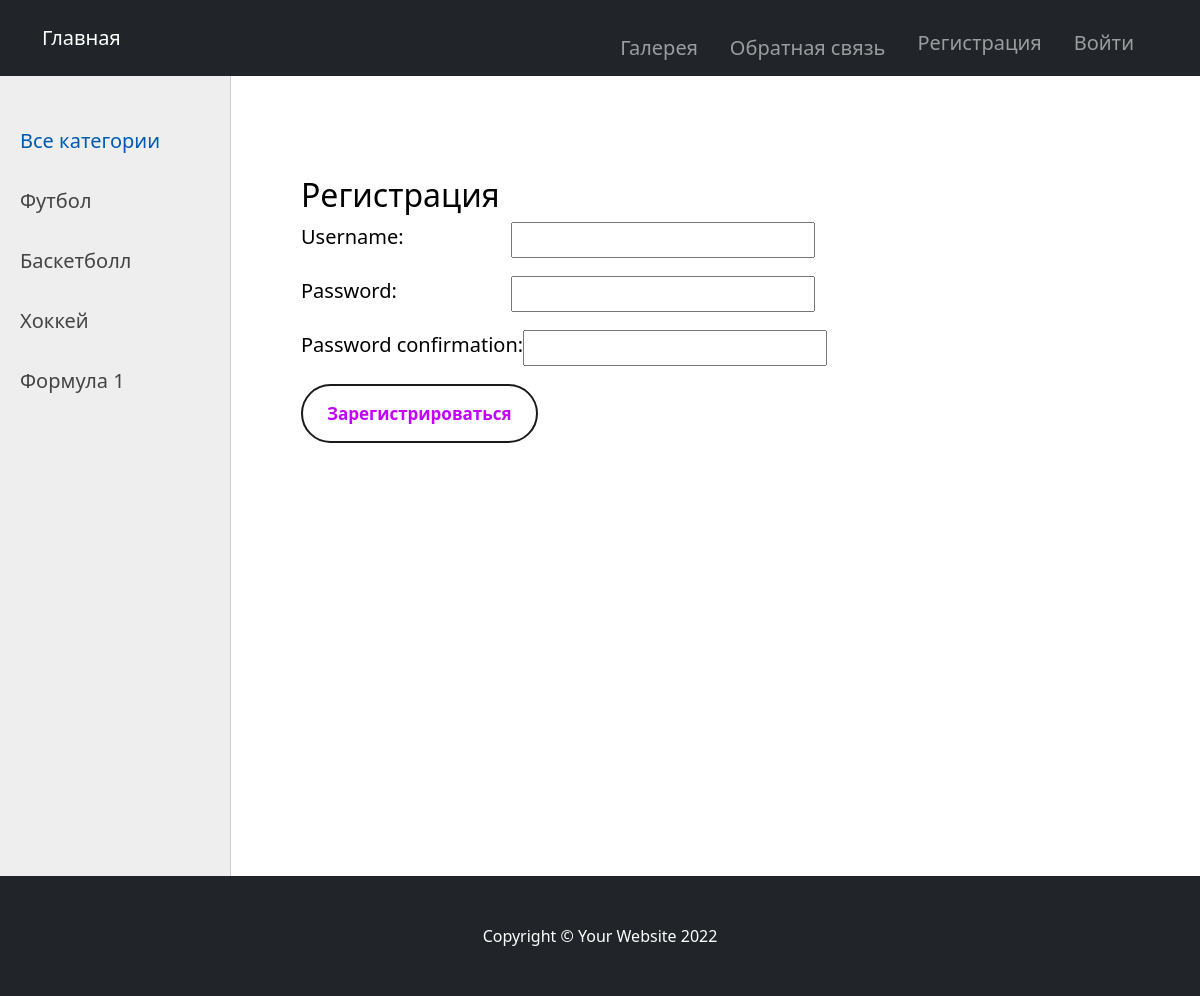
Screenshot of /register/ with the database file from the repository.
### women/models.py (models this page shows, shortened)
class Category(models.Model):
    name = models.CharField(max_length=100, db_index=True, verbose_name="Категория")
    slug = models.SlugField(
        max_length=255, unique=True, db_index=True, verbose_name="URL"
    )
    def get_absolute_url(self):
        return reverse("category", kwargs={"cat_slug": self.slug})
    class Meta:
        verbose_name = "Категория"
        verbose_name_plural = "Категории"

### women/views.py (the view, shortened to what this page needs)
# urls.py: path("register/", RegisterUser.as_view(), name="register"),
class RegisterUser(DataMixin, CreateView):
    form_class = UserCreationForm
    template_name = "women/register.html"
    success_url = reverse_lazy("login")
    def get_context_data(self, *, object_list=None, **kwargs):
        context = super().get_context_data(**kwargs)
        c_def = self.get_user_context(title="Регистрация")
        return dict(list(context.items()) + list(c_def.items()))

### women/templatetags/women_tags.py (called while the page is built)
@register.simple_tag(name="getcats")
def get_categories(filter=None):
    if not filter:
        return Category.objects.all()
    else:
        return Category.objects.filter(pk=filter)

@register.inclusion_tag("women/list_categories.html")
def show_categories(sort=None, cat_selected=0):
    if not sort:
        cats = Category.objects.all()
    else:
        cats = Category.objects.order_by(sort)
    return {"cats": cats, "cat_selected": cat_selected}

### women/utils.py (called while the page is built)
    def get_user_context(self, **kwargs):
        context = kwargs
        cats = Category.objects.annotate(Count("women"))
        user_menu = menu.copy()
        if not self.request.user.is_authenticated:
            user_menu.pop(1)
        context["menu"] = user_menu
        context["cats"] = cats
        if "cat_selected" not in context:
            context["cat_selected"] = 0
        return context

### women/templates/women/register.html (shortened to what this page needs)
{% extends 'women/base.html' %}
{% block content %}
<h1>{{title}}</h1>
<form method="post">
    {% for f in form %}
    <p><label class="form-label" for="{{ f.id_for_label }}">{{f.label}}: </label>{{ f }}</p>
    {% endfor %}
    <button class="form-button" type="submit">Зарегистрироваться</button>
</form>
{% endblock %}

### women/templates/women/list_categories.html
{% for c in cats %}
{% if c.pk == cat_selected %}
<li class="selected">{{c.name}}</li>
{% else %}
<li><a href="{{ c.get_absolute_url }}">{{c.name}}</a></li>
{% endif %}
{% endfor %}

### women/static/women/css/style.css (style rules this page uses)
html, body { height: 100%; width: 100%; color: rgb(0, 0, 0); }
a { color: #001b36; text-decoration: none; }
.left-chapters ul li { margin: 30px 0 0 0; color: rgb(141, 123, 123); }
.left-chapters ul li a { color: #444; text-decoration: none; }
.content-text h1 { font-size: 32px; }
.form-label { display: inline-block; min-width: 210px; vertical-align: top; }
.form-button { appearance: none; background-color: transparent; border: 2px solid #1A1A1A; border-radius: 50px; box-sizing: border-box; color: #c401ff; cursor: pointer; display: inline-block; font-size: 17px; font-weight: 600; line-height: normal; margin: 0; min-height: 40px; min-width: 60; outline: none; padding: 16px 24px; text-align: center; text-decoration: none; transition: all 300ms cubic-bezier(.23, 1, 0.32, 1); will-change: transform; }

### rows the page displays
Category: name "Футбол"
Category: name "Баскетболл"
Category: name "Хоккей"
Category: name "Формула 1"

### other values shown
{{ m.title }} "Галерея" "Обратная связь"
{{ title }} "Регистрация"
{{ f.label }} "Username" "Password" "Password confirmation"
